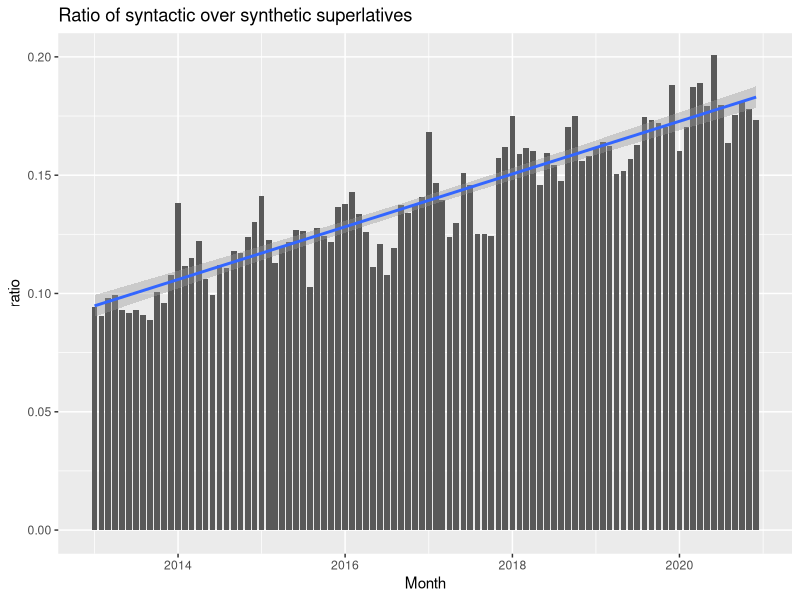
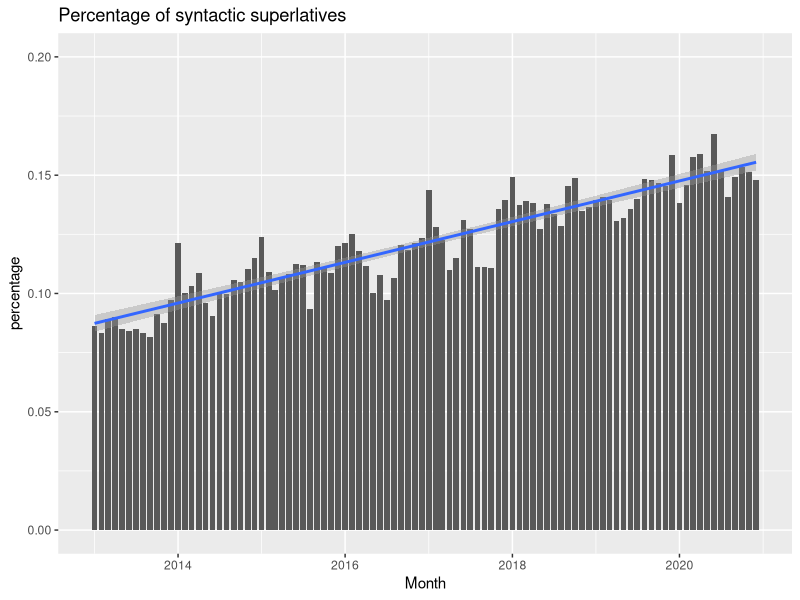
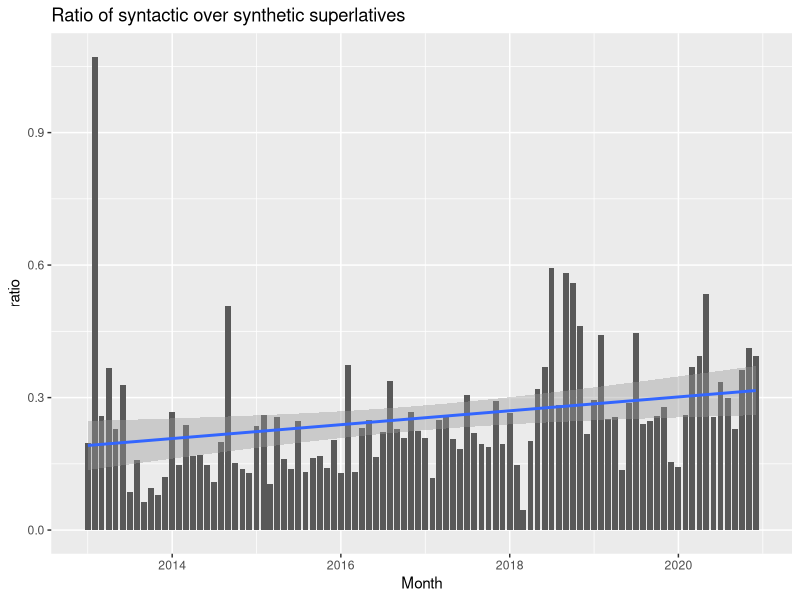
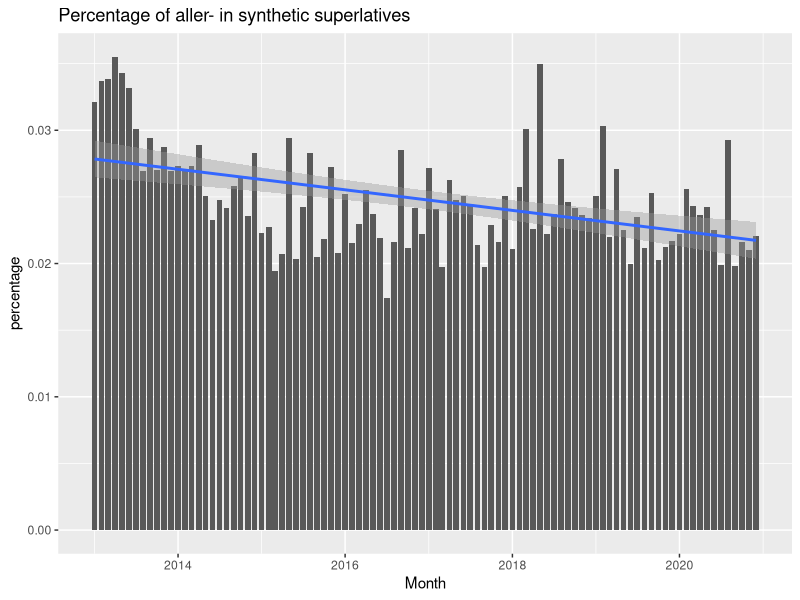

Source code (R) for these figures, in order:
## ---- chunk 1
library(dplyr)
setwd("C:/Users/gosse/haytabo/CorpusLinguistics")
meest <- read.csv("meest_super.csv", sep=' ')
meestt <- tibble(meest) 
meestt

## ---- chunk 2

meestt2 <- mutate(meestt, total = meest + super, ratio = meest/super, percentage = meest/total)
meestt2
       
## ---- chunk 3
library(ggplot2)

ggplot(data = meestt2, aes(x=as.Date(Month), y = ratio)) + geom_col() + geom_smooth(method = "lm") +
    coord_cartesian(ylim = c(0.0,0.2)) + xlab('Month') + ggtitle("Ratio of syntactic over synthetic superlatives")


ggplot(data = meestt2, aes(x=as.Date(Month), y = percentage)) + geom_col() + geom_smooth(method = "lm") +
    coord_cartesian(ylim = c(0.0,0.2)) + xlab('Month') + ggtitle("Percentage of syntactic superlatives")

## ---- chunk 4
populair <- read.csv("meest_populaire.csv", sep=' ')
populairr <- tibble(populair) 
populairr2 <- mutate(populairr, total = meest + super, ratio = meest/super, percentage = meest/total)
populairr2

ggplot(data = populairr2, aes(x=as.Date(Month), y = ratio)) + geom_col() + geom_smooth(method = "lm") +
    xlab('Month') + ggtitle("Ratio of syntactic over synthetic superlatives")
## ---- chunk 5
aller <- read.csv("aller.csv", sep=' ')
allerr <- tibble(aller) 
allerr2 <- mutate(allerr,  percentage = aller/super)
allerr2

ggplot(data = allerr2, aes(x=as.Date(Month), y = percentage)) + geom_col() + geom_smooth(method = "lm") +
    xlab('Month') + ggtitle("Percentage of aller- in synthetic superlatives")
